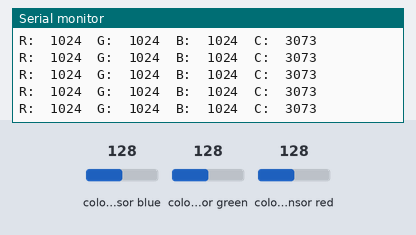
Bench run of a sketch on a simulated Arduino Uno, built with avr-gcc and run on an emulated ATmega328P. On the bench: the last lines printed to the serial monitor. Inputs (shaded band) come from the test bench; at power-on: colour sensor blue 128, colour sensor green 128, colour sensor red 128.

Above: at 1.2 s.
1.3 s: colour sensor blue set to 5
At 1.35 s:
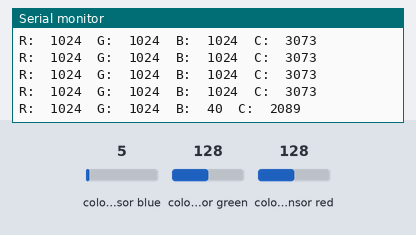
2.8 s: colour sensor green set to 5
At 2.83 s:
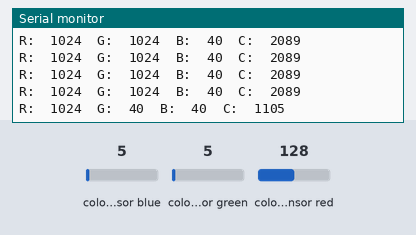
5.8 s: colour sensor red set to 5
At 5.8 s:
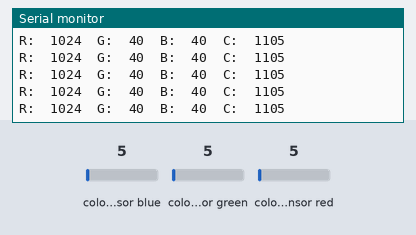
8.8 s: colour sensor blue set to 64
At 8.8 s:
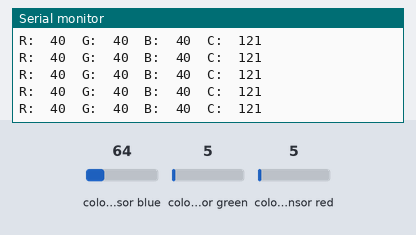
Timing chart, 0 to 11.8 s (numbered marks = the images above; inputs shaded):
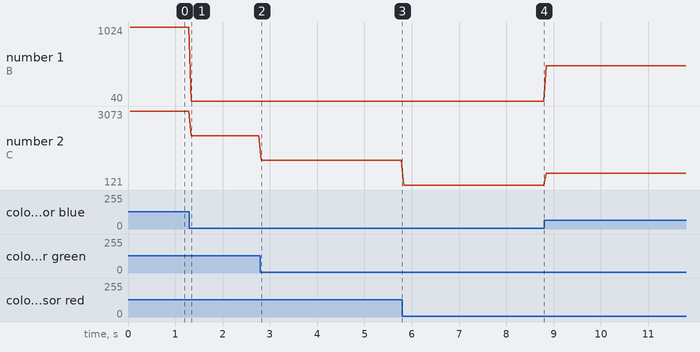

The sketch:

K7-1.ino
```cpp
#include "Adafruit_TCS34725.h"

Adafruit_TCS34725 tcs = Adafruit_TCS34725(TCS34725_INTEGRATIONTIME_2_4MS, TCS34725_GAIN_60X);

void setup() {
  Serial.begin(9600);
  tcs.begin();
}

// The commented out code in loop is example of getRawData with clear value.
// Processing example colorview.pde can work with this kind of data too, but It requires manual conversion to
// [0-255] RGB value. You can still uncomments parts of colorview.pde and play with clear value.
void loop() {
//  float red, green, blue;
//  tcs.getRGB(&red, &green, &blue);
   uint16_t red, blue, green, clr;
   tcs.getRawData(&red, &green, &blue, &clr);
  Serial.print("R:\t"); Serial.print(int(red));
  Serial.print("\tG:\t"); Serial.print(int(green));
  Serial.print("\tB:\t"); Serial.print(int(blue));
  Serial.print("\tC:\t"); Serial.print(int(clr));
  Serial.print("\n");
}
```

Measured:
- after the input at 1.3 s, the serial monitor: prints a new line at once (image 1)
- after the input at 2.8 s, the serial monitor: prints a new line at once (image 2)
- plotted number 1: 1024 → 40 after the input at 1.3 s, 40 → 512 after the input at 8.8 s
- plotted number 2: 3073 → 2089 after the input at 1.3 s, 2089 → 1105 after the input at 2.8 s, 1105 → 121 after the input at 5.8 s, 121 → 593 after the input at 8.8 s
